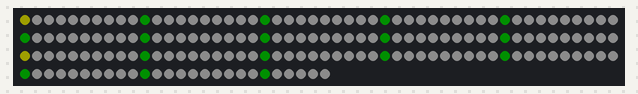
Recording of a sketch running on a simulated ESP8266 (NodeMCU). On the bench: 176 RGB LEDs in strip order, left to right, continuing on the next row. Dim RGB values are drawn brighter than linear; what the sketch prints to the serial monitor is not drawn.

Above: at 1.1 s.

The sketch:

countLeds.ino
```cpp
#define SKETCH "countLeds.ino"
#define FASTLED_INTERNAL        // Pragma fix
#include "FastLED.h"

// countLeds
// This sketch lights up all LEDs, but with every tenth LED green and
// every hundredth is yellow.
//

#include "myTreeLeds.h"
CRGB leds[NUM_LEDS];


void setup() {
  int j;
  Serial.begin(115200);
  Serial.println();
  Serial.println(F(SKETCH));
  Serial.println(F("---------------"));

  FastLED.addLeds<LED_TYPE, LED_PIN, COLOR_ORDER>(leds, NUM_LEDS).setCorrection(TypicalLEDStrip);
  FastLED.setBrightness(BRIGHTNESS);

  fill_solid( leds, NUM_LEDS, CRGB::Black);           //All leds off
  FastLED.show();
  FastLED.show();
  FastLED.delay(1000);

  lightEmUp();
}


// ---------- loop() ----------
void loop() {
}


// Function to light up all LEDs as gray, but with every
// tenth LED green and every hundredth is yellow.
void lightEmUp() {
  fill_solid(leds, NUM_LEDS, CRGB::DimGrey);
  for (int i = 0; i < NUM_LEDS; i++) {
    int j = i % 10;                     //j==0 every ten steps
    if (j == 0) {
      leds[i] = CRGB::Green;
    }
    j = i % 100;                        //j==0 every hundred steps
    if (j == 0) {
      leds[i] = CRGB::Yellow;
    }
  }
  FastLED.show();
}
```

myTreeLeds.h
```cpp
#define LED_PIN     D4
#define LED_TYPE    WS2811
#define COLOR_ORDER RGB
#define NUM_LEDS    176
#define BRIGHTNESS   30

// Tree Topper
#define LED_TopPIN D2
#define TOP_TYPE WS2811


// if you define max mA, the driver will dim the LEDs to avoid going over.
// Put this line after .addleds
// FastLED.setMaxPowerInVoltsAndMilliamps( VOLTS, MAX_MA);
// Causes flicker??
#define VOLTS 12
#define MAX_MA 15000
```
